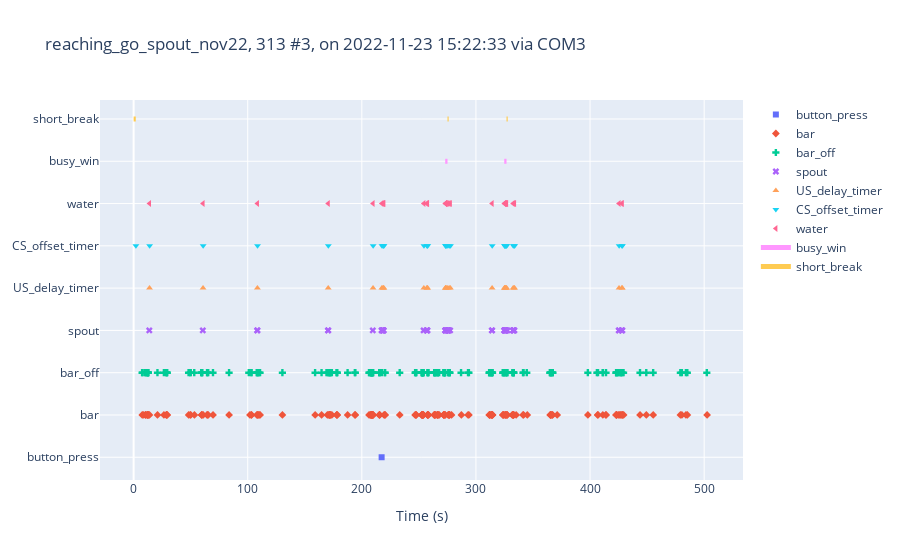

Source (notebook cell):
### Code cell
keys = [
        'button_press', 'bar', 'bar_off', 'spout', 'US_delay_timer', 'CS_offset_timer']
state_def = [{'name': 'waiting_for_spout', 
        'onset': 'waiting_for_spout',
        'offset': 'waiting_for_spout'},
        {'name':'busy_win', 
        'onset':'busy_win', 
        'offset':'short_break'},
        {'name':'short_break', 
        'onset':'short_break', 
        'offset':'waiting_for_spout'}]

exp_cohort.sessions[0].plot_session(keys, state_def, 
        print_expr=dict(name='water', expr='.?water success'))

### Figure 1 — Plotly figure (JSON) as saved in the notebook; plotly's stock layout.template omitted (floating-point values rounded to 4 significant figures; data arrays with more than 128 entries replaced by an {"elided": "..."} marker saying what was removed)
{"data": [{"marker": {"symbol": "square"}, "mode": "markers", "name": "button_press", "type": "scatter", "x": [217.3], "y": ["button_press"]}, {"marker": {"symbol": "diamond"}, "mode": "markers", "name": "bar", "type": "scatter", "x": {"elided": "183 float values"}, "y": {"elided": "183 str values"}}, {"marker": {"symbol": "cross"}, "mode": "markers", "name": "bar_off", "type": "scatter", "x": {"elided": "183 float values"}, "y": {"elided": "183 str values"}}, {"marker": {"symbol": "x"}, "mode": "markers", "name": "spout", "type": "scatter", "x": [13.73, 60.63, 108.3, 108.5, 170.4, 170.6, 209.6, 217.3, 217.6, 218.3, 218.5, 218.7, 218.9, 219.1, 254.1, 256.8, 257.1, 257.3, 257.4, 273.1, 273.2, 273.4, 273.6, 273.6, 275.0, 275.3, 275.3, 275.3, 276.1, 276.3, 277.4, 314.0, 314.2, 324.8, 325.0, 325.3, 325.4, 325.6, 325.9, 326.1, 326.3, 326.7, 327.6, 332.4, 332.6, 333.2, 333.4, 333.6, 425.2, 425.4, 427.6, 428.0, 428.2], "y": ["spout", "spout", "spout", "spout", "spout", "spout", "spout", "spout", "spout", "spout", "spout", "spout", "spout", "spout", "spout", "spout", "spout", "spout", "spout", "spout", "spout", "spout", "spout", "spout", "spout", "spout", "spout", "spout", "spout", "spout", "spout", "spout", "spout", "spout", "spout", "spout", "spout", "spout", "spout", "spout", "spout", "spout", "spout", "spout", "spout", "spout", "spout", "spout", "spout", "spout", "spout", "spout", "spout"]}, {"marker": {"symbol": "triangle-up"}, "mode": "markers", "name": "US_delay_timer", "type": "scatter", "x": [13.93, 60.84, 108.5, 170.6, 209.8, 217.6, 218.5, 218.9, 219.3, 254.3, 257.0, 257.3, 257.6, 273.3, 273.4, 273.8, 273.8, 275.2, 276.5, 277.6, 314.2, 325.0, 325.2, 325.5, 325.6, 326.1, 326.5, 326.9, 332.6, 333.4, 333.8, 425.4, 427.8, 428.2], "y": ["US_delay_timer", "US_delay_timer", "US_delay_timer", "US_delay_timer", "US_delay_timer", "US_delay_timer", "US_delay_timer", "US_delay_timer", "US_delay_timer", "US_delay_timer", "US_delay_timer", "US_delay_timer", "US_delay_timer", "US_delay_timer", "US_delay_timer", "US_delay_timer", "US_delay_timer", "US_delay_timer", "US_delay_timer", "US_delay_timer", "US_delay_timer", "US_delay_timer", "US_delay_timer", "US_delay_timer", "US_delay_timer", "US_delay_timer", "US_delay_timer", "US_delay_timer", "US_delay_timer", "US_delay_timer", "US_delay_timer", "US_delay_timer", "US_delay_timer", "US_delay_timer"]}, {"marker": {"symbol": "triangle-down"}, "mode": "markers", "name": "CS_offset_timer", "type": "scatter", "x": [2, 14.03, 60.94, 108.6, 170.7, 209.9, 217.7, 218.6, 219.0, 219.4, 254.4, 257.1, 257.4, 257.7, 273.4, 273.5, 273.9, 273.9, 275.3, 276.6, 277.7, 314.3, 325.1, 325.3, 325.6, 325.7, 326.2, 326.6, 327.0, 332.7, 333.5, 333.9, 425.5, 427.9, 428.3], "y": ["CS_offset_timer", "CS_offset_timer", "CS_offset_timer", "CS_offset_timer", "CS_offset_timer", "CS_offset_timer", "CS_offset_timer", "CS_offset_timer", "CS_offset_timer", "CS_offset_timer", "CS_offset_timer", "CS_offset_timer", "CS_offset_timer", "CS_offset_timer", "CS_offset_timer", "CS_offset_timer", "CS_offset_timer", "CS_offset_timer", "CS_offset_timer", "CS_offset_timer", "CS_offset_timer", "CS_offset_timer", "CS_offset_timer", "CS_offset_timer", "CS_offset_timer", "CS_offset_timer", "CS_offset_timer", "CS_offset_timer", "CS_offset_timer", "CS_offset_timer", "CS_offset_timer", "CS_offset_timer", "CS_offset_timer", "CS_offset_timer", "CS_offset_timer"]}, {"marker": {"symbol": "triangle-left"}, "mode": "markers", "name": "water", "type": "scatter", "x": [13.93, 60.84, 108.5, 170.6, 209.8, 217.6, 218.5, 218.9, 219.3, 254.3, 257.0, 257.3, 257.6, 273.3, 273.4, 273.8, 273.8, 275.2, 276.5, 277.6, 314.2, 325.0, 325.2, 325.5, 325.6, 326.1, 326.5, 326.9, 332.6, 333.4, 333.8, 425.4, 427.8, 428.2], "y": ["water", "water", "water", "water", "water", "water", "water", "water", "water", "water", "water", "water", "water", "water", "water", "water", "water", "water", "water", "water", "water", "water", "water", "water", "water", "water", "water", "water", "water", "water", "water", "water", "water", "water"]}, {"line": {"width": 5}, "mode": "lines", "name": "waiting_for_spout", "type": "scatter", "x": [], "y": []}, {"line": {"width": 5}, "mode": "lines", "name": "busy_win", "type": "scatter", "x": [273.1, 275.1, null, 324.8, 326.8, null], "y": ["busy_win", "busy_win", "busy_win", "busy_win", "busy_win", "busy_win"]}, {"line": {"width": 5}, "mode": "lines", "name": "short_break", "type": "scatter", "x": [0, 1.883, null, 275.1, 276.1, null, 326.8, 327.8, null], "y": ["short_break", "short_break", "short_break", "short_break", "short_break", "short_break", "short_break", "short_break", "short_break"]}], "layout": {"title": {"text": "reaching_go_spout_nov22, 313 #3, on 2022-11-23 15:22:33 via COM3"}, "xaxis": {"title": {"text": "Time (s)"}}, "yaxis": {"fixedrange": true}}}
